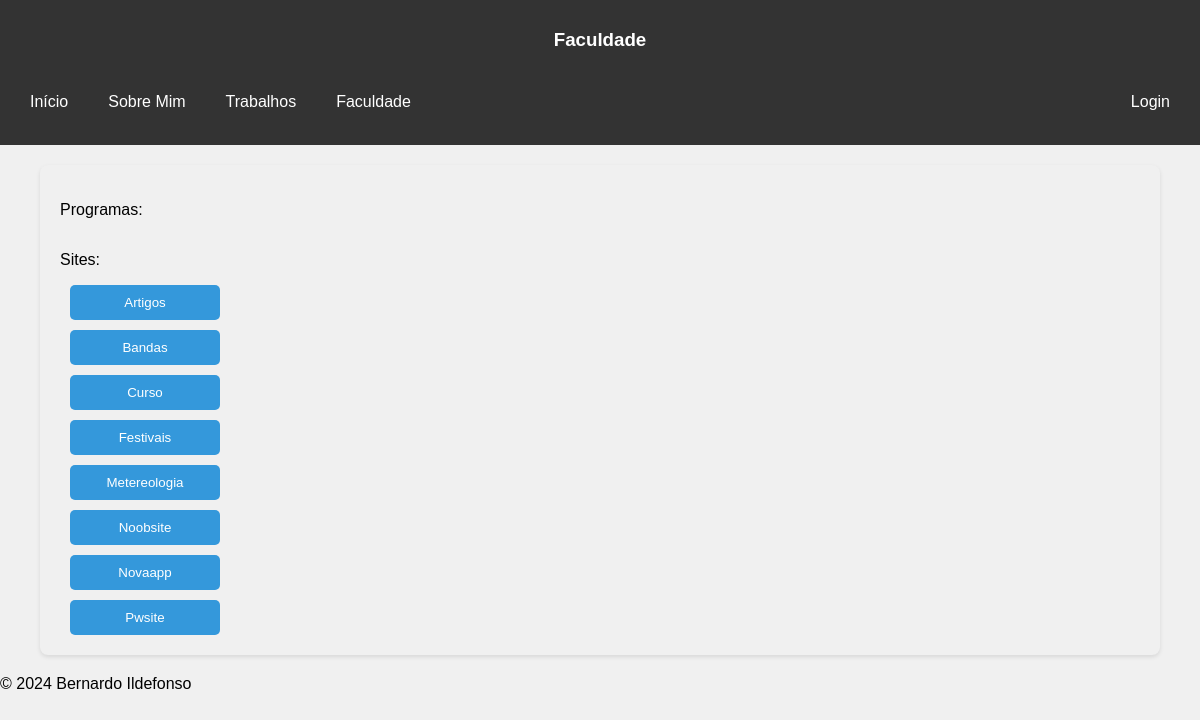
The app's page /faculdade/ with its own data.
### meusite/models.py (models this page shows, shortened)
class Trabalho(models.Model):
    nome = models.CharField(max_length=100)
    url = models.CharField(max_length=100)  # Change CharField to URLField
    tipo = models.ForeignKey(Tipo, on_delete=models.CASCADE)
    def get_absolute_url(self):
        return reverse(self.url)

### meusite/views.py (the view)
# urls.py: path('faculdade/', views.faculdade_view, name='faculdade'),
def faculdade_view(request):
    sites = Tipo.objects.get(nome='Faculdade/sites')
    programas = Tipo.objects.get(nome='Faculdade/programas')
    context = {
        'programas': Trabalho.objects.filter(tipo=programas.id).order_by('nome'),
        'sites': Trabalho.objects.filter(tipo=sites.id).order_by('nome')
    }
    return render(request, "meusite/faculdade.html", context)

### meusite/templates/meusite/faculdade.html (shortened to what this page needs)
{% extends 'meusite/layout.html' %}
{% block header %}Faculdade{% endblock %}
{% block content %}
    <section>
        <p>Programas:</p>
            <p>Sites:</p>
            <ul class="buttons">
                {% for trabalho in sites %}
                    <li><a href="{{ trabalho.get_absolute_url }}" target="_blank"><button class="data_button">{{ trabalho.nome }}</button></a></li>
                {% endfor %}
            </ul>
    </section>
{% endblock %}

### meusite/static/css-site.css (style rules this page uses)
body { font-family: Arial, sans-serif; margin: 0; padding: 0; background-color: #f0f0f0; }
section { padding: 20px; margin: 20px auto; background-color: #f0f0f0; border-radius: 8px; box-shadow: 0 2px 4px rgba(0, 0, 0, 0.1); max-width: 90%; }
ul.buttons { list-style-type: none; margin: 0; padding: 0; display: flex; flex-direction: column; gap: 10px; }
ul.buttons li { margin-left: 10px; }
section button { background-color: #3498db; color: #fff; border: none; border-radius: 5px; padding: 10px; cursor: pointer; transition: background-color 0.3s ease; width: 50%; max-width: 150px; }

### records on screen
Trabalho: nome "Artigos"
Trabalho: nome "Bandas"
Trabalho: nome "Curso"
Trabalho: nome "Festivais"
Trabalho: nome "Metereologia"
Trabalho: nome "Noobsite"
Trabalho: nome "Novaapp"
Trabalho: nome "Pwsite"
